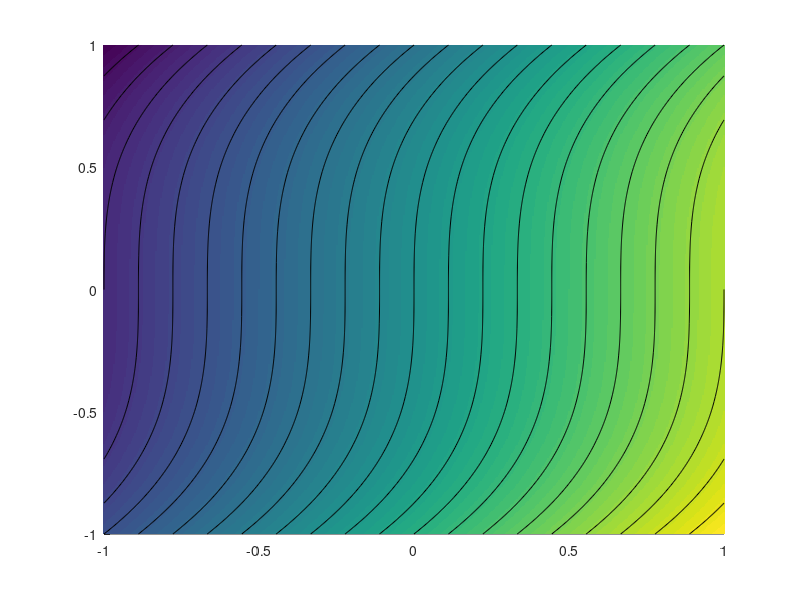

Recreate this plot in MATLAB. (Note: this script raises an error after producing the figure.)
%%
% Display gradient flow on saddle points

rep = '../results/saddles/';
[~,~] = mkdir(rep);

a = 3; b = 3;
a = 2; b = 3;
a = 2; b = 2;
a = 4; b = 3;
a = 1; b = 3;

f = @(x,y)x.^a/a - y.^b/b;
h = 1e-6;
fG = @(x,y)cat(3, x.^(a-1), -y.^(b-1));

L = 1;
n = 501;
t = linspace(-L,L,n);
[Y,X] = meshgrid(t,t);
R = f(X,Y);

% points for gradient display
q = 20;
t1 = linspace(-L,L,q+2); t1 = t1(2:end-1);
[Y1,X1] = meshgrid(t1,t1);
G = fG(X1,Y1);

u = min(R(:)); v = max(R(:));
r = 25; % #levellines
clf; hold on;
imagesc(t,t,R');
contour(t,t,R',linspace(u,v,r), 'k');
colormap(parula(r-1));
caxis([u v]);
axis image; axis off;
% display arrows
quiver(X1,Y1,G(:,:,1), G(:,:,2), 1.5, 'k');
saveas(gcf, [rep 'gradient.png']);

% integrate ODE in time
La = L*.9;
%
q = 10;
m = q*q;
t1 = linspace(-La,La,q); 
[Y1,X1] = meshgrid(t1,t1);
P0 = reshape( [X1(:),Y1(:)], [m 1 2] );

m = 52; 
t1 = (0:m-1)'/m*2*pi;
P0= reshape( .75*[cos(t1),sin(t1)], [m 1 2] );


% gradient descent
tau = .2;
P = P0;
niter = 1000;
for i=1:niter
    g = fG(P(:,end,1), P(:,end,2));
    P(:,end+1,:) = P(:,end,:) - tau*g;    
end

clf; hold on;
imagesc(t,t,R');
contour(t,t,R',linspace(u,v,r), 'k');
colormap(parula(r-1));
caxis([u v]);
axis image; axis off;

% display trajectories
for i=1:m
    A = squeeze(P(i,:,:));
    I = find(max(abs(A),[],2)<=L*1.2);
    PlotTrajectory( P(i,I,1), P(i,I,2) );
%    plot(P(i,I,1), P(i,I,2), 'k-', 'LineWidth', 2);
    drawnow;
end
axis([-L L -L L]); axis equal;




saveas(gcf, [rep 'flow-' num2str(a) '-' num2str(b) '.png']);
